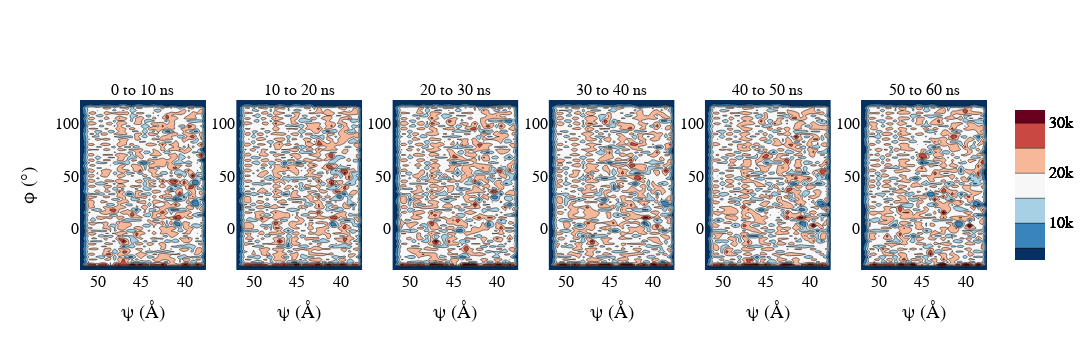

Notebook source saved alongside this figure:
### Code cell
nb=8
fig = make_subplots(rows=1,cols=nb-2, subplot_titles=["%d to %d ns" % (_*10, (_+1)*10) for _ in range(nb)])
for i in range(nb-2):
    fig.add_trace(go.Contour(z=bia_array[i+2,8:-3,:-1],x=cols[:-1],y=rows[8:-3], \
                             contours=dict(start=5000,end=30000,size=5000),colorscale='RdBu_r'), \
                             row=1,col=i+1)
    
    fig.update_xaxes(title_text="ψ (Å)",autorange='reversed',row=1,col=i+1)
fig['layout'].update(width=1200,height=350)
fig.update_layout(
    xaxis_title="ψ (Å)",
    yaxis_title="ϕ (°)",
    font=dict(size=16,family='Arial Black',color='black'),
    showlegend=False
)
fig.show()

### Figure 1 — Plotly figure (JSON) as saved in the notebook; plotly's stock layout.template omitted (floating-point values rounded to 4 significant figures; data arrays with more than 128 entries replaced by an {"elided": "..."} marker saying what was removed)
{"data": [{"colorscale": [[0, "rgb(5,48,97)"], [0.1, "rgb(33,102,172)"], [0.2, "rgb(67,147,195)"], [0.3, "rgb(146,197,222)"], [0.4, "rgb(209,229,240)"], [0.5, "rgb(247,247,247)"], [0.6, "rgb(253,219,199)"], [0.7, "rgb(244,165,130)"], [0.8, "rgb(214,96,77)"], [0.9, "rgb(178,24,43)"], [1, "rgb(103,0,31)"]], "contours": {"end": 30000, "size": 5000, "start": 5000}, "type": "contour", "x": [37.55, 38.05, 38.55, 39.05, 39.55, 40.05, 40.55, 41.05, 41.55, 42.05, 42.55, 43.05, 43.55, 44.05, 44.55, 45.05, 45.55, 46.05, 46.55, 47.05, 47.55, 48.05, 48.55, 49.05, 49.55, 50.05, 50.55, 51.05, 51.55, 52.05], "xaxis": "x", "y": [-39.95, -37.45, -34.95, -32.45, -29.95, -27.45, -24.95, -22.45, -19.95, -17.45, -14.95, -12.45, -9.95, -7.45, -4.95, -2.45, 0.05, 2.55, 5.05, 7.55, 10.05, 12.55, 15.05, 17.55, 20.05, 22.55, 25.05, 27.55, 30.05, 32.55, 35.05, 37.55, 40.05, 42.55, 45.05, 47.55, 50.05, 52.55, 55.05, 57.55, 60.05, 62.55, 65.05, 67.55, 70.05, 72.55, 75.05, 77.55, 80.05, 82.55, 85.05, 87.55, 90.05, 92.55, 95.05, 97.55, 100.0, 102.5, 105.0, 107.5, 110.0, 112.5, 115.0, 117.5, 120.0, 122.5], "yaxis": "y", "z": {"elided": "66x30 int values"}}, {"colorscale": [[0, "rgb(5,48,97)"], [0.1, "rgb(33,102,172)"], [0.2, "rgb(67,147,195)"], [0.3, "rgb(146,197,222)"], [0.4, "rgb(209,229,240)"], [0.5, "rgb(247,247,247)"], [0.6, "rgb(253,219,199)"], [0.7, "rgb(244,165,130)"], [0.8, "rgb(214,96,77)"], [0.9, "rgb(178,24,43)"], [1, "rgb(103,0,31)"]], "contours": {"end": 30000, "size": 5000, "start": 5000}, "type": "contour", "x": [37.55, 38.05, 38.55, 39.05, 39.55, 40.05, 40.55, 41.05, 41.55, 42.05, 42.55, 43.05, 43.55, 44.05, 44.55, 45.05, 45.55, 46.05, 46.55, 47.05, 47.55, 48.05, 48.55, 49.05, 49.55, 50.05, 50.55, 51.05, 51.55, 52.05], "xaxis": "x2", "y": [-39.95, -37.45, -34.95, -32.45, -29.95, -27.45, -24.95, -22.45, -19.95, -17.45, -14.95, -12.45, -9.95, -7.45, -4.95, -2.45, 0.05, 2.55, 5.05, 7.55, 10.05, 12.55, 15.05, 17.55, 20.05, 22.55, 25.05, 27.55, 30.05, 32.55, 35.05, 37.55, 40.05, 42.55, 45.05, 47.55, 50.05, 52.55, 55.05, 57.55, 60.05, 62.55, 65.05, 67.55, 70.05, 72.55, 75.05, 77.55, 80.05, 82.55, 85.05, 87.55, 90.05, 92.55, 95.05, 97.55, 100.0, 102.5, 105.0, 107.5, 110.0, 112.5, 115.0, 117.5, 120.0, 122.5], "yaxis": "y2", "z": {"elided": "66x30 int values"}}, {"colorscale": [[0, "rgb(5,48,97)"], [0.1, "rgb(33,102,172)"], [0.2, "rgb(67,147,195)"], [0.3, "rgb(146,197,222)"], [0.4, "rgb(209,229,240)"], [0.5, "rgb(247,247,247)"], [0.6, "rgb(253,219,199)"], [0.7, "rgb(244,165,130)"], [0.8, "rgb(214,96,77)"], [0.9, "rgb(178,24,43)"], [1, "rgb(103,0,31)"]], "contours": {"end": 30000, "size": 5000, "start": 5000}, "type": "contour", "x": [37.55, 38.05, 38.55, 39.05, 39.55, 40.05, 40.55, 41.05, 41.55, 42.05, 42.55, 43.05, 43.55, 44.05, 44.55, 45.05, 45.55, 46.05, 46.55, 47.05, 47.55, 48.05, 48.55, 49.05, 49.55, 50.05, 50.55, 51.05, 51.55, 52.05], "xaxis": "x3", "y": [-39.95, -37.45, -34.95, -32.45, -29.95, -27.45, -24.95, -22.45, -19.95, -17.45, -14.95, -12.45, -9.95, -7.45, -4.95, -2.45, 0.05, 2.55, 5.05, 7.55, 10.05, 12.55, 15.05, 17.55, 20.05, 22.55, 25.05, 27.55, 30.05, 32.55, 35.05, 37.55, 40.05, 42.55, 45.05, 47.55, 50.05, 52.55, 55.05, 57.55, 60.05, 62.55, 65.05, 67.55, 70.05, 72.55, 75.05, 77.55, 80.05, 82.55, 85.05, 87.55, 90.05, 92.55, 95.05, 97.55, 100.0, 102.5, 105.0, 107.5, 110.0, 112.5, 115.0, 117.5, 120.0, 122.5], "yaxis": "y3", "z": {"elided": "66x30 int values"}}, {"colorscale": [[0, "rgb(5,48,97)"], [0.1, "rgb(33,102,172)"], [0.2, "rgb(67,147,195)"], [0.3, "rgb(146,197,222)"], [0.4, "rgb(209,229,240)"], [0.5, "rgb(247,247,247)"], [0.6, "rgb(253,219,199)"], [0.7, "rgb(244,165,130)"], [0.8, "rgb(214,96,77)"], [0.9, "rgb(178,24,43)"], [1, "rgb(103,0,31)"]], "contours": {"end": 30000, "size": 5000, "start": 5000}, "type": "contour", "x": [37.55, 38.05, 38.55, 39.05, 39.55, 40.05, 40.55, 41.05, 41.55, 42.05, 42.55, 43.05, 43.55, 44.05, 44.55, 45.05, 45.55, 46.05, 46.55, 47.05, 47.55, 48.05, 48.55, 49.05, 49.55, 50.05, 50.55, 51.05, 51.55, 52.05], "xaxis": "x4", "y": [-39.95, -37.45, -34.95, -32.45, -29.95, -27.45, -24.95, -22.45, -19.95, -17.45, -14.95, -12.45, -9.95, -7.45, -4.95, -2.45, 0.05, 2.55, 5.05, 7.55, 10.05, 12.55, 15.05, 17.55, 20.05, 22.55, 25.05, 27.55, 30.05, 32.55, 35.05, 37.55, 40.05, 42.55, 45.05, 47.55, 50.05, 52.55, 55.05, 57.55, 60.05, 62.55, 65.05, 67.55, 70.05, 72.55, 75.05, 77.55, 80.05, 82.55, 85.05, 87.55, 90.05, 92.55, 95.05, 97.55, 100.0, 102.5, 105.0, 107.5, 110.0, 112.5, 115.0, 117.5, 120.0, 122.5], "yaxis": "y4", "z": {"elided": "66x30 int values"}}, {"colorscale": [[0, "rgb(5,48,97)"], [0.1, "rgb(33,102,172)"], [0.2, "rgb(67,147,195)"], [0.3, "rgb(146,197,222)"], [0.4, "rgb(209,229,240)"], [0.5, "rgb(247,247,247)"], [0.6, "rgb(253,219,199)"], [0.7, "rgb(244,165,130)"], [0.8, "rgb(214,96,77)"], [0.9, "rgb(178,24,43)"], [1, "rgb(103,0,31)"]], "contours": {"end": 30000, "size": 5000, "start": 5000}, "type": "contour", "x": [37.55, 38.05, 38.55, 39.05, 39.55, 40.05, 40.55, 41.05, 41.55, 42.05, 42.55, 43.05, 43.55, 44.05, 44.55, 45.05, 45.55, 46.05, 46.55, 47.05, 47.55, 48.05, 48.55, 49.05, 49.55, 50.05, 50.55, 51.05, 51.55, 52.05], "xaxis": "x5", "y": [-39.95, -37.45, -34.95, -32.45, -29.95, -27.45, -24.95, -22.45, -19.95, -17.45, -14.95, -12.45, -9.95, -7.45, -4.95, -2.45, 0.05, 2.55, 5.05, 7.55, 10.05, 12.55, 15.05, 17.55, 20.05, 22.55, 25.05, 27.55, 30.05, 32.55, 35.05, 37.55, 40.05, 42.55, 45.05, 47.55, 50.05, 52.55, 55.05, 57.55, 60.05, 62.55, 65.05, 67.55, 70.05, 72.55, 75.05, 77.55, 80.05, 82.55, 85.05, 87.55, 90.05, 92.55, 95.05, 97.55, 100.0, 102.5, 105.0, 107.5, 110.0, 112.5, 115.0, 117.5, 120.0, 122.5], "yaxis": "y5", "z": {"elided": "66x30 int values"}}, {"colorscale": [[0, "rgb(5,48,97)"], [0.1, "rgb(33,102,172)"], [0.2, "rgb(67,147,195)"], [0.3, "rgb(146,197,222)"], [0.4, "rgb(209,229,240)"], [0.5, "rgb(247,247,247)"], [0.6, "rgb(253,219,199)"], [0.7, "rgb(244,165,130)"], [0.8, "rgb(214,96,77)"], [0.9, "rgb(178,24,43)"], [1, "rgb(103,0,31)"]], "contours": {"end": 30000, "size": 5000, "start": 5000}, "type": "contour", "x": [37.55, 38.05, 38.55, 39.05, 39.55, 40.05, 40.55, 41.05, 41.55, 42.05, 42.55, 43.05, 43.55, 44.05, 44.55, 45.05, 45.55, 46.05, 46.55, 47.05, 47.55, 48.05, 48.55, 49.05, 49.55, 50.05, 50.55, 51.05, 51.55, 52.05], "xaxis": "x6", "y": [-39.95, -37.45, -34.95, -32.45, -29.95, -27.45, -24.95, -22.45, -19.95, -17.45, -14.95, -12.45, -9.95, -7.45, -4.95, -2.45, 0.05, 2.55, 5.05, 7.55, 10.05, 12.55, 15.05, 17.55, 20.05, 22.55, 25.05, 27.55, 30.05, 32.55, 35.05, 37.55, 40.05, 42.55, 45.05, 47.55, 50.05, 52.55, 55.05, 57.55, 60.05, 62.55, 65.05, 67.55, 70.05, 72.55, 75.05, 77.55, 80.05, 82.55, 85.05, 87.55, 90.05, 92.55, 95.05, 97.55, 100.0, 102.5, 105.0, 107.5, 110.0, 112.5, 115.0, 117.5, 120.0, 122.5], "yaxis": "y6", "z": {"elided": "66x30 int values"}}], "layout": {"annotations": [{"font": {"size": 16}, "showarrow": false, "text": "0 to 10 ns", "x": 0.06944, "xanchor": "center", "xref": "paper", "y": 1, "yanchor": "bottom", "yref": "paper"}, {"font": {"size": 16}, "showarrow": false, "text": "10 to 20 ns", "x": 0.2417, "xanchor": "center", "xref": "paper", "y": 1, "yanchor": "bottom", "yref": "paper"}, {"font": {"size": 16}, "showarrow": false, "text": "20 to 30 ns", "x": 0.4139, "xanchor": "center", "xref": "paper", "y": 1, "yanchor": "bottom", "yref": "paper"}, {"font": {"size": 16}, "showarrow": false, "text": "30 to 40 ns", "x": 0.5861, "xanchor": "center", "xref": "paper", "y": 1, "yanchor": "bottom", "yref": "paper"}, {"font": {"size": 16}, "showarrow": false, "text": "40 to 50 ns", "x": 0.7583, "xanchor": "center", "xref": "paper", "y": 1, "yanchor": "bottom", "yref": "paper"}, {"font": {"size": 16}, "showarrow": false, "text": "50 to 60 ns", "x": 0.9306, "xanchor": "center", "xref": "paper", "y": 1, "yanchor": "bottom", "yref": "paper"}], "font": {"color": "black", "family": "Arial Black", "size": 16}, "height": 350, "showlegend": false, "width": 1200, "xaxis": {"anchor": "y", "autorange": true, "domain": [0, 0.1389], "range": [52.05, 37.55], "title": {"text": "ψ (Å)"}, "type": "linear"}, "xaxis2": {"anchor": "y2", "autorange": true, "domain": [0.1722, 0.3111], "range": [52.05, 37.55], "title": {"text": "ψ (Å)"}, "type": "linear"}, "xaxis3": {"anchor": "y3", "autorange": true, "domain": [0.3444, 0.4833], "range": [52.05, 37.55], "title": {"text": "ψ (Å)"}, "type": "linear"}, "xaxis4": {"anchor": "y4", "autorange": true, "domain": [0.5167, 0.6556], "range": [52.05, 37.55], "title": {"text": "ψ (Å)"}, "type": "linear"}, "xaxis5": {"anchor": "y5", "autorange": true, "domain": [0.6889, 0.8278], "range": [52.05, 37.55], "title": {"text": "ψ (Å)"}, "type": "linear"}, "xaxis6": {"anchor": "y6", "autorange": true, "domain": [0.8611, 1], "range": [52.05, 37.55], "title": {"text": "ψ (Å)"}, "type": "linear"}, "yaxis": {"anchor": "x", "autorange": true, "domain": [0, 1], "range": [-39.95, 122.5], "title": {"text": "ϕ (°)"}, "type": "linear"}, "yaxis2": {"anchor": "x2", "autorange": true, "domain": [0, 1], "range": [-39.95, 122.5], "type": "linear"}, "yaxis3": {"anchor": "x3", "autorange": true, "domain": [0, 1], "range": [-39.95, 122.5], "type": "linear"}, "yaxis4": {"anchor": "x4", "autorange": true, "domain": [0, 1], "range": [-39.95, 122.5], "type": "linear"}, "yaxis5": {"anchor": "x5", "autorange": true, "domain": [0, 1], "range": [-39.95, 122.5], "type": "linear"}, "yaxis6": {"anchor": "x6", "autorange": true, "domain": [0, 1], "range": [-39.95, 122.5], "type": "linear"}}}
